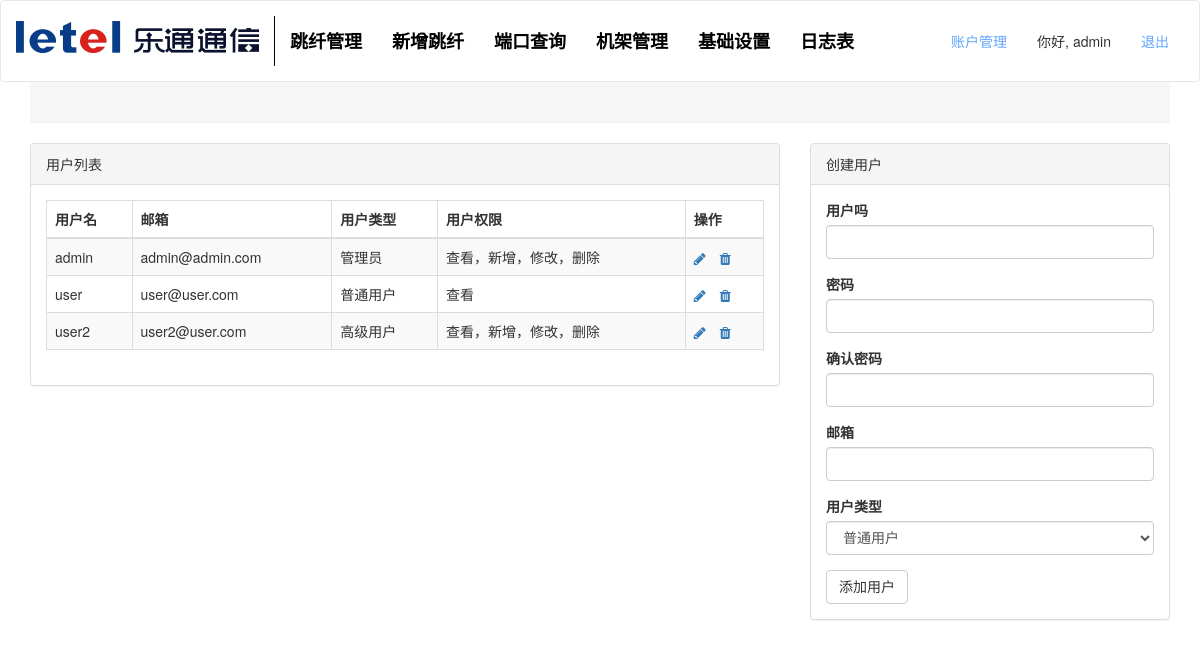
Page /auth/account (signed in) on the committed database.
### app/models.py (models this page shows, shortened)
class User(UserMixin, db.Model):
    __tablename__ = 'User'
    id = db.Column(db.Integer, primary_key=True)
    email = db.Column(db.String(64))
    username = db.Column(db.String(64), unique=True, index=True)
    password_hash = db.Column(db.String(128))
    role_id = db.Column(db.Integer, db.ForeignKey('roles.id')) #外键role_id = roles.id= roles表中的id
    status = db.Column(db.Boolean, default=True)
    login_time = db.Column(db.DateTime)
    logout_time = db.Column(db.DateTime)
    logs = db.relationship('Log', backref='user', lazy='dynamic')
    @property
    def password(self):
        raise AttributeError('password is not a readable attribute')
    def can(self, permissions):
        return self.role is not None and \
            (self.role.permissions & permissions) == permissions
    def is_administrator(self):
        return self.can(Permission.ADMINISTER)

class Role(db.Model):
    __tablename__ = 'roles'
    id = db.Column(db.Integer, primary_key=True)
    name = db.Column(db.String(64), unique=True)
    default = db.Column(db.Boolean, default=False, index=True)
    permissions = db.Column(db.Integer)
    users = db.relationship('User', backref='role', lazy='dynamic')

### app/auth/views.py (the view, shortened to what this page needs)
@auth.route('/account', methods=['GET', 'POST'])
@login_required
@admin_required
def account():
    if current_user.status == False:
        return redirect(url_for('auth.login'))
    form = CreateuserForm()
    accounts = User.query.all()
    return render_template('auth/account.html',accounts=accounts,form=form)

### app/auth/forms.py (shortened to what this page needs)
class CreateuserForm(FlaskForm):
    username = StringField('用户吗', validators=[DataRequired(), Length(1, 64), Regexp('^[A-Za-z][A-Za-z0-9_.]*$', 0,'用户名只能是字母、数字、.、_')])
    password = PasswordField('密码', validators=[DataRequired(), EqualTo('password2', message='密码必须一致')])
    password2 = PasswordField('确认密码', validators=[DataRequired()])
    email = StringField('邮箱', validators=[DataRequired(), Length(1, 64),Email()])
    type = SelectField('用户类型', coerce=int, default=2)
    submit = SubmitField('添加用户')
    def __init__(self, *args, **kwargs):
        super(CreateuserForm, self).__init__(*args, **kwargs)
        self.type.choices = [(u.id,u.name) for u in Role.query.all()]

### app/models.py (called while the page is built)
@login_manager.user_loader
def load_user(user_id):
    return User.query.get(int(user_id))

### app/templates/auth/account.html (shortened to what this page needs)
{% extends "base.html" %}
{% import "bootstrap/wtf.html" as wtf %}
{% block page_content %}
<div class="page-header">
</div>
<div class="row">
    <div class="col-lg-8">
        <div class="panel panel-default">
            <div class="panel-heading">
                用户列表
            </div>
            <div class="panel-body">
                <div class="table-responsive">
                    <table class="table table-striped table-bordered table-hover">
                        <thead>
                            <tr>
                                <th>用户名</th>
                                <th>邮箱</th>
                                <th>用户类型</th>
                                <th>用户权限</th>
                                <th>操作</th>
                            </tr>
                        </thead>
                        <tbody>
                            {% for account in accounts %}
                                {% if account.username != 'ymwu1988' %}
                                    <tr>
                                        <td>{{ account.username }}</td>
                                        <td>{{ account.email }}</td>
                                        <td>{{ account.role.name }}</td>
                                        {% if account.role.name == '普通用户' %}
                                            <td>查看</td>
                                        {% else %}
                                            <td>查看，新增，修改，删除</td>
                                        {% endif %}
                                        <td>
                                            <a class="icon" href="/auth/account/edit/{{ account.id }}" title="编辑">
                                                <span class="fa fa-pencil glyphicon glyphicon-pencil"></span>
                                            </a>
                                            <a class="icon" href="/auth/account/delete/{{ account.id }}" title="删除" style="margin-left: 10px;">
                                                <span class="fa fa-trash glyphicon glyphicon-trash"></span>
                                            </a>
                                        </td>
                                    </tr>
                                {% endif %}
                            {% endfor %}
                        </tbody>
                    </table>
                </div>
            </div>
        </div>
    </div>
    <div class="col-lg-4">
        <div class="panel panel-default">
            <div class="panel-heading">
                创建用户
            </div>
            <div class="panel-body">
                {{ wtf.quick_form(form) }}
            </div>
        </div>
    </div>
</div>
{% endblock %}

### app/templates/base.html (shortened to what this page needs)
{% extends "bootstrap/base.html" %}
{% block styles %}
    {{ super() }}
    <link href={{ url_for('static', filename = 'vendor/bootstrap/css/bootstrap.min.css') }} rel="stylesheet">
    <link href={{ url_for('static', filename = 'vendor/app/css/normalize.css') }} rel="stylesheet">
    <link href={{ url_for('static', filename = 'vendor/app/css/base.css') }} rel="stylesheet">
    <link href={{ url_for('static', filename = 'vendor/font-awesome/css/font-awesome.min.css') }} rel="stylesheet" type="text/css">
{% endblock %}
{% block body_attribs %}
     onload="draw();"
{% endblock %}
{% block navbar %}
    <div class="navbar navbar-default" role="navigation">
        <div class="container">
            <div class="navbar-header">
                <a class="navbar-brand" href="/"><img src="/static/images/logo.jpg"></a>
            </div>
            <div class="navbar-collapse collapse">
                <ul class="nav navbar-nav">
                    <li><a href="/"><span>跳纤管理</span></a></li>
                    <li><a href="/new-jumping"><span>新增跳纤</span></a></li>
                    <li><a href="/interface"><span>端口查询</span></a></li>
                    <li><a href="/shebei"><span>机架管理</span></a></li>
                    <li><a href="/setting"><span>基础设置</span></a></li>
                    <li><a href="/log"><span>日志表</span></a></li>
                </ul>
                <ul class="nav navbar-nav navbar-right">
                    {% if current_user.is_administrator() %}
                        <li><a href="{{ url_for('auth.account') }}">账户管理</a></li>
                    {% endif %}
                    {% if current_user.is_authenticated %}
                        <li class="hello-user"><span>你好, {{ current_user.username }}</span></li>
                        <li><a href="{{ url_for('auth.logout') }}">退出</a></li>
                    {% else %}
                        <li><a href="{{ url_for('auth.login') }}">登入</a></li>
                    {% endif %}
                </ul>
            </div>
        </div>
    </div>
{% endblock %}
{% block content %}
<div class="container">
{% block page_content %}{% endblock %}
</div>
{% endblock %}

### rows in the picture
User: username "admin", email "admin@admin.com", role.name "管理员", shows "查看，新增，修改，删除"
User: username "user", email "user@user.com", role.name "普通用户", shows "查看"
User: username "user2", email "user2@user.com", role.name "高级用户", shows "查看，新增，修改，删除"
